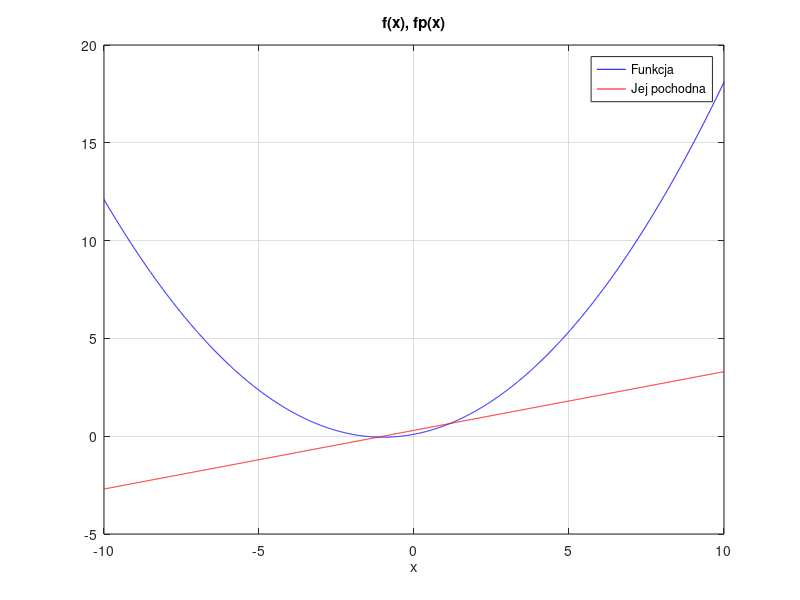

Write the MATLAB code that produced this figure. (Note: this script raises an error after producing the figure.)
% equnonlin_solve.m
clear all; close all;

it = 12;
% a  = pi-pi/4; b=pi+pi/5;  % znajdz zero funkcji y=sin(x) dla x=pi
% f  = @(x) sin(x);         % definicja funkcji
% fp = @(x) cos(x);         % definicja pochodnej funkcji
% z = pi

nachylenie_okolo = 10;

switch nachylenie_okolo
    case 10
        a = -4; b = 5;
        A = 0.15; B = 0.3; C = 0.1;  
    case 45
        a = -4; b = 1;
        A = -0.2; B = 0.5; C = 1;  
    case 80
        a = 0; b = 6;
        A = 2; B = 3; C = -3.5;  
end

f = @(x) A*x.^2+B*x+C; 
fp= @(x) 2*A*x+B;
delta = B^2 - 4*A*C;
z1 = (-B - sqrt(delta)) / (2*A);
z2 = (-B + sqrt(delta)) / (2*A);
z = z2
kat_paraboli_w_z = rad2deg(atan(fp(z)))


x = -10 : 0.01 : 10;
figure; plot( x, f(x), 'b-', x, fp(x),'r-'); grid; xlabel('x'); title('f(x), fp(x)');
legend('Funkcja','Jej pochodna');

cb = nonlinsolvers( f, fp, a, b, 'bisection', it );
cr = nonlinsolvers( f, fp, a, b, 'regula-falsi', it);
cn = nonlinsolvers( f, fp, a, b, 'newton-raphson', it);
figure; plot( 1:it,cb,'o-', 1:it,cr,'*-', 1:it,cn,'^-'); xlabel('iter'); title('c(iter)');
grid on, legend('Bisection','Regula-Falsi','Newton-Raphson');

dok = 0.001;

fprintf('Bisection it: %d\n', min(find(abs(cb - z)/pi <= dok)));
fprintf('Regula-Falsi method result: %d\n', min(find(abs(cr - z)/pi <= dok)));
fprintf('Newton-Raphson method result: %d\n', min(find(abs(cn - z)/pi <= dok)));

